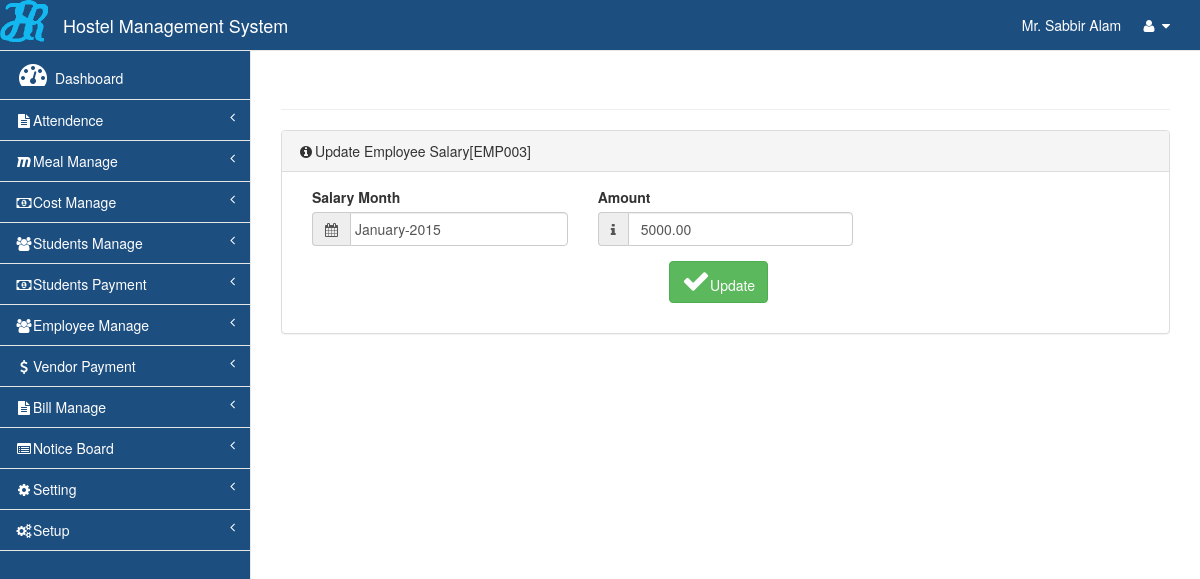
The app's page /ui/employee/salaryedit.php?id=4&wtd=edit (signed in) with its own data.
### tables this page shows
CREATE TABLE `salary` (
  `serial` int(11) NOT NULL,
  `empId` varchar(10) NOT NULL,
  `monthYear` varchar(30) NOT NULL,
  `amount` decimal(18,2) NOT NULL,
  `addedDate` date NOT NULL
);

### inc/dbPlayer.php (called while the page is built, shortened)
<?php
class dbPlayer {
    private $db_host="localhost";
    private $db_name="hms";
    private $db_user="root";
    private $db_pass="";
    protected $con;
   public function open(){
        $this->con = mysqli_connect($this->db_host,$this->db_user,$this->db_pass);
       if($this->con)
       {
           $dbSelect = mysqli_select_db($this->con, $this->db_name);
           if($dbSelect)
           {
               return "true";
           }
           else
           {
               return mysqli_error();
           }
       }
        else
        {
            return  mysqli_error();
        }
    }
    public  function execDataTable($query)
    {
        $res = mysqli_query($this->con, $query);
        if(!$res)
        {
            return "Can't Execute Query";
        }
        else
        {
            return $res;
        }
    }
}

### ui/employee/salaryedit.php (the view, shortened to what this page needs)
<?php
require('./../../inc/dbPlayer.php');
if (isset($_GET['id']) && $_GET['wtd']) {
    $db = new \dbPlayer\dbPlayer();
    if($_GET['wtd']==="edit")
    {
        if ($msg = "true") {
            $result = $db->execDataTable("SELECT * FROM salary where serial='".$GLOBALS["serial"]."'");
            if($result !== "Can't get data")
            {
                $data = array();
                while ($row = mysqli_fetch_array($result)) {
                    array_push($data,$row['empId']);
                    array_push($data,$row['monthYear']);
                    array_push($data,$row['amount']);
                }
                formRender($data);
            }
            else
            {
                echo '<script type="text/javascript"> alert("' . $result . '");</script>';
            }
        } else {
            echo '<script type="text/javascript"> alert("' . $msg . '");</script>';
        }
    }
    else
    {
        header("location: salaryview.php");
    }
}
else
{
    header("location: salaryview.php");
}
function formRender($data)
{ ?>
    <?php include('./../../master.php'); ?>
    <div id="page-wrapper">
    <div class="row">
        <div class="col-lg-12">
            <h1 class="page-header titlehms"><i class="fa fa-hand-o-right"></i>Update Salary</h1>
        </div>
    </div>
    <div class="row">
        <div class="col-lg-12">
            <div class="panel panel-default">
                <div class="panel-heading">
                    <i class="fa fa-info-circle fa-fw"></i>Update Employee Salary[<?php echo $data[0];?>]
                </div>
                <div class="panel-body">
                    <div class="row">
                        <div class="col-lg-12">
                            <form name="payment" action="salaryedit.php?update=1"  accept-charset="utf-8" method="post" enctype="multipart/form-data">
                                <div class="row">
                                    <div class="col-lg-12">
                                     <div class="col-lg-4">
                                            <div class="form-group ">
                                                <label>Salary Month</label>
                                                <div class="input-group">
                                                    <span class="input-group-addon"><i class="fa fa-calendar"></i> </span>
                                                    <input type="text" placeholder="Salary Month" class="form-control datepicker" name="monthyear" value="<?php echo $data[1];?>" required>
                                                </div>
                                            </div>
                                        </div>
                                        <div class="col-lg-4">
                                            <div class="form-group ">
                                                <label>Amount</label>
                                                <div class="input-group">
                                                    <span class="input-group-addon"><i class="fa fa-info"></i> </span>
                                                    <input type="text" placeholder="Amount" class="form-control" name="amount" value="<?php echo $data[2]; ?>" required>
                                                </div>
                                            </div>
                                        </div>
                                    </div>
                                </div>
                                <div class="row">
                                    <div class="col-lg-12">
                                        <div class="col-lg-5"></div>
                                        <div class="col-lg-2">
                                            <div class="form-group ">
                                                <button type="submit" class="btn btn-success" name="btnUpdate" ><i class="fa fa-2x fa-check"></i>Update</button>
                                            </div>
                                        </div>
                                        <div class="col-lg-5">
                                        </div>
                                    </div>
                                </div>
                            </form>
                        </div>
                    </div>
                </div>
            </div>
        </div>
    </div>
    <?php include('./../../footer.php'); ?>
<?php }?>

### records on screen
salary: empId "EMP003", monthyear "January-2015", amount "5000.00"

### other values on screen
$name "Mr. Sabbir Alam"
